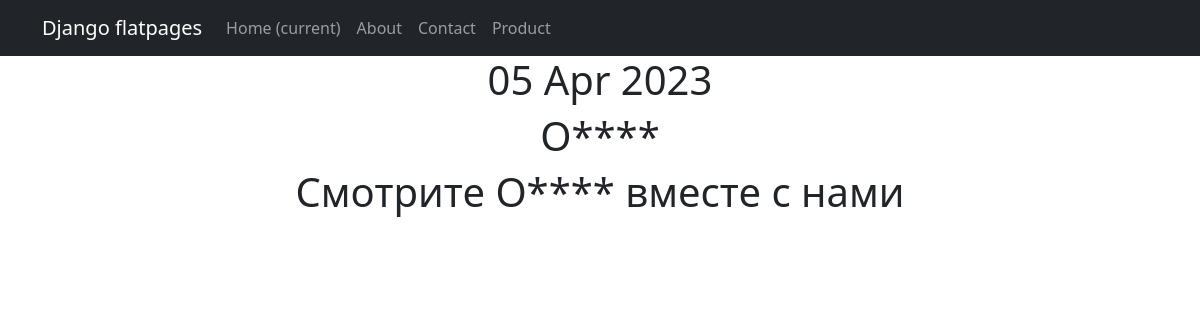
The page /articles/3 on the database as committed earlier.
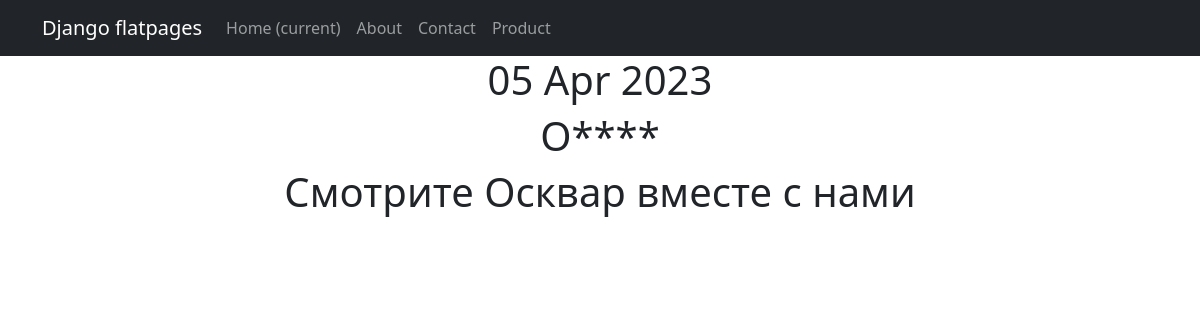
The same page on the database as committed later.
### News_Portal/models.py (models this page shows, shortened)
class Post(models.Model):
    author = models.ForeignKey(Author, on_delete=models.CASCADE)
    type = models.CharField(max_length=2, choices=TYPES, default="news")
    creation_time = models.DateTimeField(auto_now_add=True)
    category = models.ManyToManyField(Category, through="PostCategory")
    title = models.CharField(max_length=255, default="Новость часа")
    text = models.TextField(default="а мы уже пишем")
    rating = models.FloatField(default=0.0)

### News_Portal/views.py (the view)
# urls.py: path("<int:pk>", NewsDetail.as_view(), name="news_detail"),
class NewsDetail(DetailView):
    model = Post
    template_name = "post.html"
    context_object_name = "post"

### News_Portal/templatetags/custom_filters.py (called while the page is built)
@register.filter()
def censor(text):
    if not isinstance(text, str):
        raise ValueError("мы только тексты цензурируем в нашей редакции")
    for bad_word in BANNED_WORDS:
        if bad_word in text:
            censored = bad_word[0] + ("*" * (len(bad_word) - 1))
            text = text.replace(bad_word, censored)
        if bad_word.capitalize() in text:
            censored = bad_word[0].capitalize() + ("*" * (len(bad_word) - 1))
            text = text.replace(bad_word, censored)
    return text

### News_Portal/templates/post.html (shortened to what this page needs)
{% extends 'flatpages/default.html' %}
{% load custom_filters %}
{% block content %}
<h1>{{ post.creation_time|date:'d M Y' }}</h1>
<h1>{{ post.title|censor }}</h1>
<h1>{{ post.text|censor }}</h1>
{% endblock content %}

Rows that differ between the two databases and show on the page:
changed Post: text|censor "Смотрите О**** вместе с нами" → "Смотрите Осквар вместе с нами"
